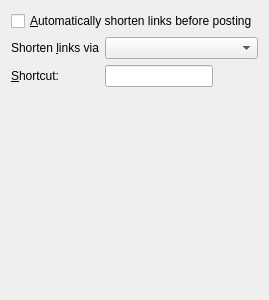
<?xml version="1.0" encoding="UTF-8"?>
<ui version="4.0">
 <class>UrlShortenerWidget</class>
 <widget class="QWidget" name="UrlShortenerWidget">
  <property name="geometry">
   <rect>
    <x>0</x>
    <y>0</y>
    <width>269</width>
    <height>300</height>
   </rect>
  </property>
  <property name="windowTitle">
   <string notr="true">Form</string>
  </property>
  <layout class="QFormLayout" name="formLayout">
   <item row="0" column="0" colspan="2">
    <widget class="QCheckBox" name="chbAuto">
     <property name="text">
      <string>&amp;Automatically shorten links before posting</string>
     </property>
    </widget>
   </item>
   <item row="3" column="0">
    <widget class="QLabel" name="lblShortcut">
     <property name="text">
      <string>&amp;Shortcut:</string>
     </property>
     <property name="buddy">
      <cstring>lineShortcut</cstring>
     </property>
    </widget>
   </item>
   <item row="3" column="1">
    <widget class="QLineEdit" name="lineShortcut">
     <property name="enabled">
      <bool>true</bool>
     </property>
     <property name="sizePolicy">
      <sizepolicy hsizetype="Fixed" vsizetype="Fixed">
       <horstretch>0</horstretch>
       <verstretch>0</verstretch>
      </sizepolicy>
     </property>
    </widget>
   </item>
   <item row="2" column="1">
    <widget class="QComboBox" name="comboShorten"/>
   </item>
   <item row="2" column="0">
    <widget class="QLabel" name="lblshorten">
     <property name="text">
      <string>Shorten &amp;links via</string>
     </property>
     <property name="buddy">
      <cstring>comboShorten</cstring>
     </property>
    </widget>
   </item>
  </layout>
 </widget>
 <resources/>
 <connections/>
</ui>
